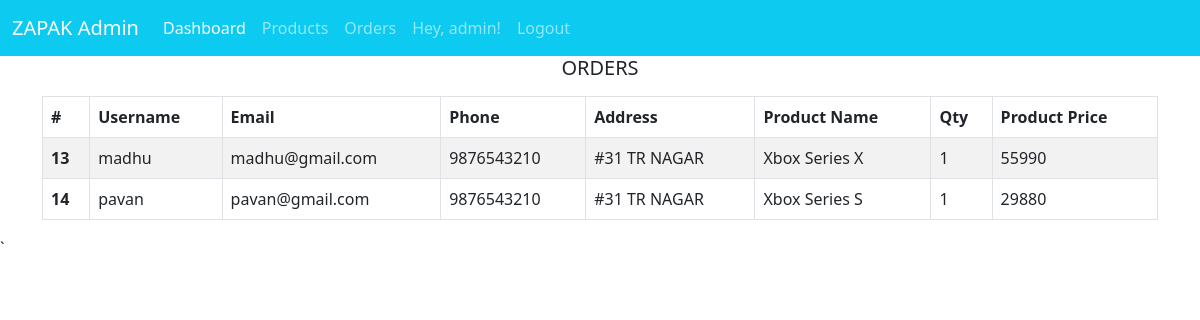
/admin/orders (signed in), run on the app's committed database.
### tables this page shows
CREATE TABLE "products" (
	"id"	INTEGER,
	"name"	TEXT NOT NULL,
	"price"	TEXT,
	"details"	TEXT,
	"image"	TEXT,
	"tags"	TEXT,
	"category"	TEXT,
	PRIMARY KEY("id" AUTOINCREMENT)
);

CREATE TABLE "orders" (
	"id"	INTEGER,
	"pid"	INTEGER,
	"qty"	INTEGER,
	"uid"	INTEGER,
	"status"	TEXT,
	"date"	INTEGER,
	PRIMARY KEY("id" AUTOINCREMENT)
);

CREATE TABLE "users" (
	"id"	INTEGER,
	"username"	TEXT,
	"password"	TEXT,
	"address"	TEXT,
	"phone"	TEXT,
	"email"	TEXT,
	PRIMARY KEY("id" AUTOINCREMENT)
);

### main.py (the view)
@app.get("/admin/orders", response_class=HTMLResponse)
def admin_orders(request: Request):
    orders = db.executeQuery("SELECT *, o.id as oid from users u, products p, orders o where o.uid = u.id and o.pid = p.id")
    return templates.TemplateResponse("/admin/orders.html", {"request": request, "orders": orders})

### templates/admin/orders.html (shortened to what this page needs)
{% extends "/admin/base.html" %}
{% block content  %}
<div class="container">
    <h5 class="text-center">ORDERS</h5>
    <table class="table table-striped table-bordered my-3">
        <thead>
            <tr>
              <th scope="col">#</th>
              <th scope="col">Username</th>
              <th scope="col">Email</th>
              <th scope="col">Phone</th>
              <th scope="col">Address</th>
              <th scope="col">Product Name</th>
              <th scope="col">Qty</th>
              <th scope="col">Product Price</th>
            </tr>
          </thead>
          <tbody>
            {% for order in orders %}
            <tr>
                <th scope="row">{{ order.oid }}</th>
                <td>{{order.username}}</td>
                <td>{{order.email}}</td>
                <td>{{order.phone}}</td>
                <td>{{order.address}}</td>
                <td>{{order.name}}</td>
                <td>{{order.qty}}</td>
                <td>{{order.qty | int * order.price | int}}</td>
            </tr>
            {% endfor %}
            </tbody>
    </table>
</div>
{% endblock %}

### data on the page
products: oid "13", username "madhu", email "madhu@gmail.com", phone "9876543210", address "#31 TR NAGAR", name "Xbox Series X", qty "1", order.qty|int*order.price|int "55990"
products: oid "14", username "pavan", email "pavan@gmail.com", phone "9876543210", address "#31 TR NAGAR", name "Xbox Series S", qty "1", order.qty|int*order.price|int "29880"

### other printed values
{{ request.session.get('username') }} "admin"
